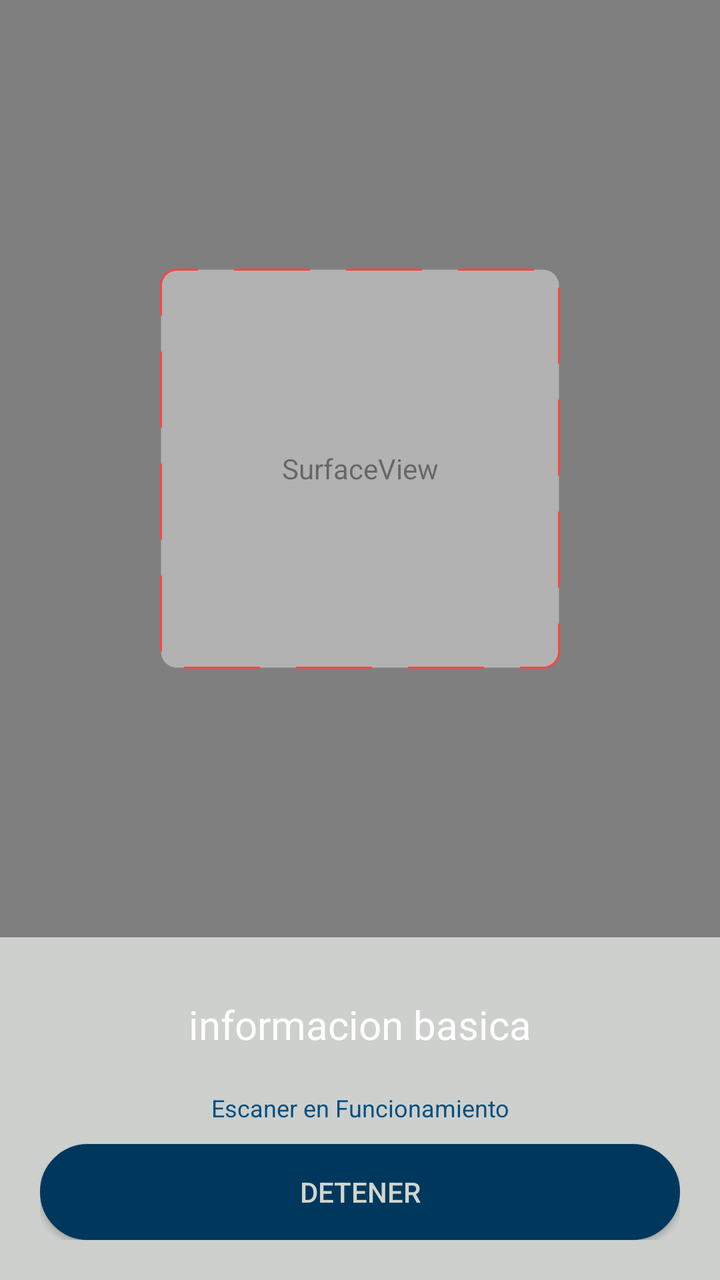
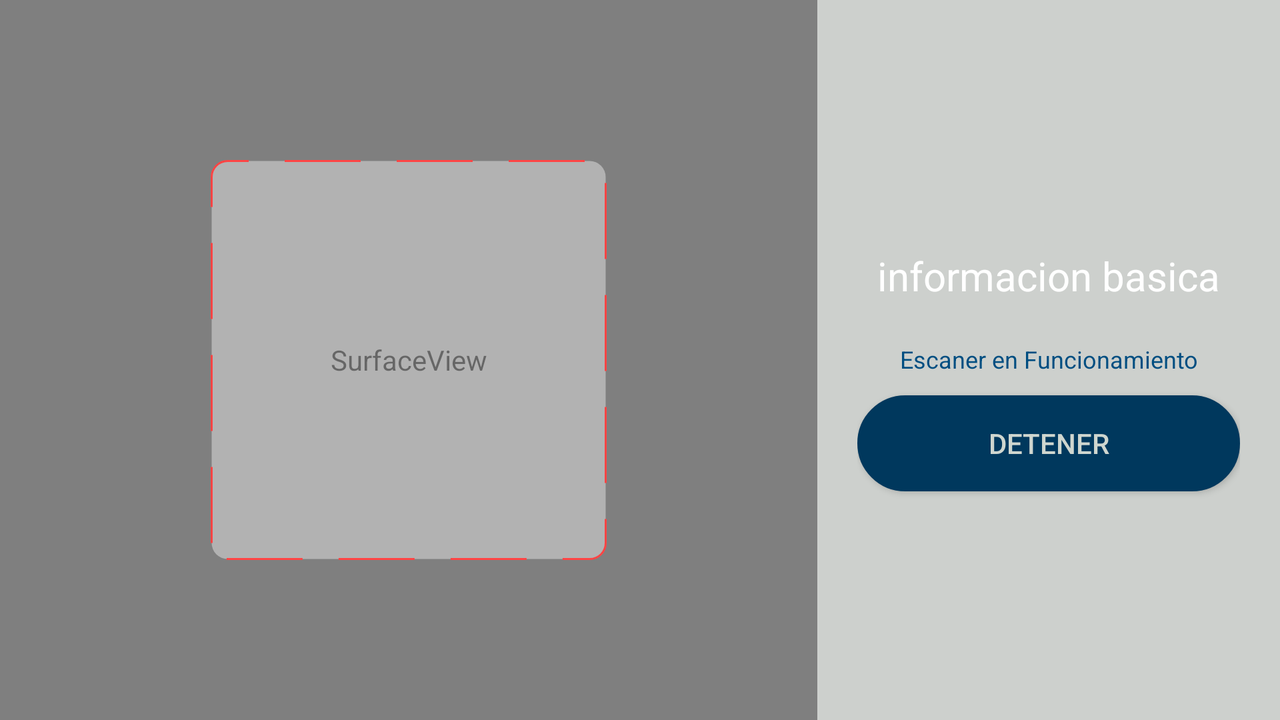

First picture: res/layout/ on a phone held upright. Second picture: the repository's own variant of that layout, on a device whose configuration matches the variant's folder. Source for both follows.
<!-- AndroidManifest.xml: application theme Theme.AppCompat.Light.NoActionBar -->
<!-- res/layout/activity_pant_lector__q_r.xml -->
<?xml version="1.0" encoding="utf-8"?>
<RelativeLayout xmlns:android="http://schemas.android.com/apk/res/android"
    android:layout_width="match_parent"
    android:layout_height="match_parent"
    android:background="@color/fondouniversidad"
    android:gravity="center">

    <FrameLayout
        android:layout_above="@+id/info"
        android:layout_width="match_parent"
        android:layout_height="match_parent">

        <SurfaceView
            android:id="@+id/camera_view"
            android:layout_width="match_parent"
            android:layout_height="match_parent"/>

        <View
            android:layout_width="200dp"
            android:layout_height="200dp"
            android:layout_gravity="center"
            android:background="@drawable/cuadrado_camara" />

    </FrameLayout>

    <LinearLayout
             android:layout_width="match_parent"
             android:layout_height="wrap_content"
             android:padding="20dp"
             android:id="@+id/info"
             android:layout_alignParentBottom="true"
             android:orientation="vertical">

        <TextView
            android:id="@+id/code_info"
            android:layout_width="match_parent"
            android:layout_height="wrap_content"
            android:gravity="center"
            android:padding="10dp"
            android:text="informacion basica"
            android:textColor="@android:color/white"
            android:textSize="20sp" />

        <TextView
            android:id="@+id/estado_boton"
            android:layout_width="match_parent"
            android:layout_height="wrap_content"
            android:gravity="center"
            android:padding="10dp"
            android:text="Escaner en Funcionamiento"
            android:textColor="@color/marcouniversidad"
            android:textSize="12sp" />

        <ToggleButton
            android:id="@+id/btn_enable_disable"
            android:layout_width="match_parent"
            android:layout_height="wrap_content"
            android:background="@drawable/boton_punt_curva"
            android:checked="true"
            android:textColor="@drawable/boton_event_efecto"
            android:textOff="Iniciar"
            android:textOn="Detener" />
    </LinearLayout>


</RelativeLayout>
<!-- resources referenced by this layout -->
<resources>
  <color name="fondouniversidad">#cdd0cd</color>
  <color name="marcouniversidad">#004E81</color>
  <!-- drawable boton_event_efecto (drawable) -->
  <?xml version="1.0" encoding="utf-8"?>
  <selector xmlns:android="http://schemas.android.com/apk/res/android">
  
      <item android:color="#cfd6cf" android:state_pressed="false" />
      <item android:color="#aa023d61" android:state_pressed="true" />
  </selector>
  <!-- drawable boton_punt_curva (drawable) -->
  <?xml version="1.0" encoding="utf-8"?>
  <shape xmlns:android="http://schemas.android.com/apk/res/android"
  android:shape="rectangle">
  <solid android:color="#00385d"
      />
      <corners android:radius="150dp"/>
  <stroke
      android:width="5px"
      android:color="#00385d"/>
  
  </shape>
  <!-- drawable cuadrado_camara (drawable) -->
  <?xml version="1.0" encoding="utf-8"?>
  <shape xmlns:android="http://schemas.android.com/apk/res/android"
      android:shape="rectangle">
  
      <stroke
          android:color="@android:color/holo_red_light"
          android:dashGap="18dp"
          android:dashWidth="38dp"
          android:width="1dp"
      />
  
      <solid android:color="#66FEFEFE"/>
      <corners android:radius="8dp"/>
  
  
  </shape>
</resources>
<!-- res/layout-land/activity_pant_lector__q_r.xml (the repository's variant of the layout above) -->
<!-- drawn on the phone turned sideways -->
<?xml version="1.0" encoding="utf-8"?>
<androidx.constraintlayout.widget.ConstraintLayout xmlns:android="http://schemas.android.com/apk/res/android"
    xmlns:app="http://schemas.android.com/apk/res-auto"
    xmlns:tools="http://schemas.android.com/tools"
    android:layout_width="match_parent"
    android:layout_height="match_parent"
    android:background="@color/fondouniversidad"

    app:orientation="horizontal">

    <FrameLayout
        android:id="@+id/cam_pantalla"
        android:layout_width="0dp"
        android:layout_height="0dp"
        android:layout_above="@id/info"
        android:layout_toStartOf="@+id/info"
        android:layout_toLeftOf="@+id/info"
        app:layout_constraintBottom_toBottomOf="parent"
        app:layout_constraintEnd_toStartOf="@+id/info"
        app:layout_constraintStart_toStartOf="parent"
        app:layout_constraintTop_toTopOf="@+id/info">


        <SurfaceView
            android:id="@+id/camera_view"
            android:layout_width="match_parent"
            android:layout_height="match_parent" />

        <View
            android:layout_width="198dp"
            android:layout_height="200dp"
            android:layout_gravity="center"
            android:background="@drawable/cuadrado_camara" />

    </FrameLayout>

    <LinearLayout
        android:id="@+id/info"
        android:layout_width="wrap_content"
        android:layout_height="0dp"
        android:layout_alignParentBottom="true"
        android:gravity="center"
        android:orientation="vertical"
        android:padding="20dp"
        app:layout_column="2"
        app:layout_constraintBottom_toBottomOf="parent"
        app:layout_constraintEnd_toEndOf="parent"
        app:layout_constraintTop_toTopOf="parent"
        app:layout_row="0">
        android:layout_toLeftOf=@id/cam_pantalla

        <TextView
            android:id="@+id/code_info"
            android:layout_width="match_parent"
            android:layout_height="wrap_content"
            android:gravity="center"
            android:padding="10dp"
            android:text="informacion basica"
            android:textColor="@android:color/white"
            android:textSize="20sp" />

        <TextView
            android:id="@+id/estado_boton"
            android:layout_width="match_parent"
            android:layout_height="wrap_content"
            android:gravity="center"
            android:padding="10dp"
            android:text="Escaner en Funcionamiento"
            android:textColor="@color/marcouniversidad"
            android:textSize="12sp" />

        <ToggleButton
            android:id="@+id/btn_enable_disable"
            android:layout_width="match_parent"
            android:layout_height="wrap_content"
            android:background="@drawable/boton_punt_curva"
            android:checked="true"
            android:textColor="@drawable/boton_event_efecto"
            android:textOff="Iniciar"
            android:textOn="Detener" />
    </LinearLayout>


</androidx.constraintlayout.widget.ConstraintLayout>
